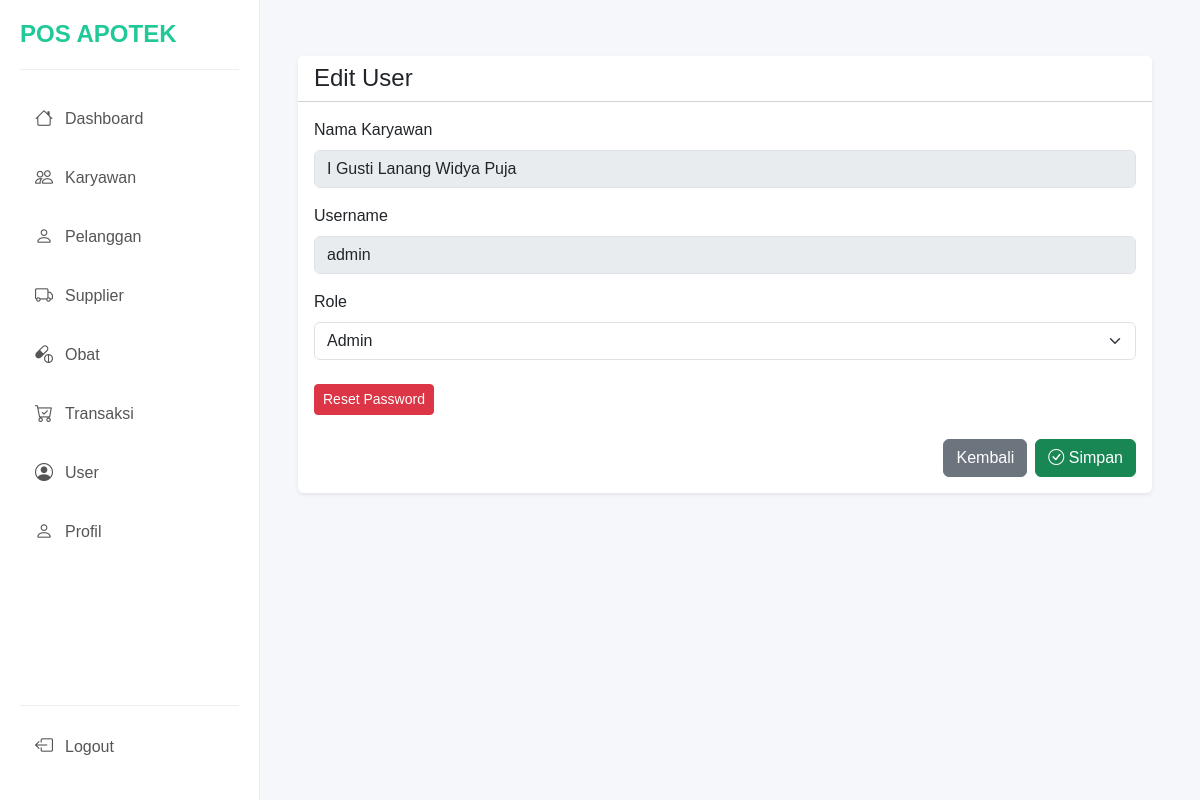
Screenshot of /page/dashboard.php?page=edit_user&username=admin (signed in) with the database file from the repository.
### tables this page shows
CREATE TABLE `user` (
  `username` varchar(55) NOT NULL,
  `password` varchar(65) NOT NULL,
  `role` varchar(20) NOT NULL,
  `id_karyawan` char(8) NOT NULL
);

CREATE TABLE `karyawan` (
  `id_karyawan` char(8) NOT NULL,
  `nama_karyawan` varchar(55) NOT NULL,
  `email` varchar(55) NOT NULL,
  `no_telepon` varchar(15) NOT NULL,
  `alamat` varchar(55) NOT NULL
);

### config/Database.php (called while the page is built, shortened)
<?php
class Database {
    private $conn;
    private function connect() {
        $host = "localhost";
        $user = "root";
        $pass = "";
        $db   = "pos_apotek";
        $this->conn = new mysqli($host, $user, $pass, $db);
    }
    public function getConnection() {
        return $this->conn;
    }
}
?>

### class/user.php (called while the page is built, shortened)
<?php
require_once '../config/Database.php';
class User {
    private $table = "user";
    private $conn;
    public function __construct() {
        $this->db = new Database();
        $this->conn = $this->db->getConnection();
    }
    public function getUserByUsername($username) {
        $query = "SELECT * FROM $this->table INNER JOIN karyawan USING (id_karyawan) WHERE username = ?";
        $stmt = $this->conn->prepare($query);
        $stmt->bind_param("s", $username);
        $stmt->execute();
        $result = $stmt->get_result();
        return $result->fetch_assoc();
    }
}
?>

### page/user/edit_user.php (the view, shortened to what this page needs)
<?php
require_once '../class/user.php';
$user = new User();
$dataUser = $user->getUserByUsername($_GET['username']);
?>
<div class="container-fluid p-4">
    <div class="card shadow-sm border-0">
        <div class="card-header bg-white">
            <h4 class="mb-0">Edit User</h4>
        </div>
        <div class="card-body">
            <form action="dashboard.php?page=edit_user&username=<?= $dataUser['username'] ?>" method="POST">
                <div class="mb-3">
                    <label class="form-label">Nama Karyawan</label>
                    <input type="text" name="nama_karyawan" class="form-control" placeholder="Masukkan Nama Karyawan"
                        required disabled value="<?php echo $dataUser['nama_karyawan']; ?>">
                </div>
                <div class="mb-3">
                    <label class="form-label">Username</label>
                    <input type="text" name="username" class="form-control" placeholder="Masukkan Username" required
                        disabled value="<?php echo $dataUser['username']; ?>">
                </div>
                <div class="mb-4">
                    <label class="form-label">Role</label>
                    <select name="role" class="form-select" required>
                        <option value="Admin" <?php if ($dataUser['role'] == 'Admin') { echo 'selected'; } ?>>Admin
                        </option>
                    </select>
                </div>
                <div class='mb-4'>
                    <a onclick="showConfirm('warning','Peringatan!','Apakah kamu yakin ingin mereset password?','?page=edit_user&reset_password&username=<?= $dataUser['username']; ?>')"
                        class="btn btn-danger btn-sm"> Reset Password
                    </a>
                </div>
                <div class="d-flex justify-content-end gap-2">
                    <a href="?page=user" class="btn btn-secondary">
                        Kembali
                    </a>
                    <button type="submit" name="edit_user" class="btn btn-success">
                        <i class="bi bi-check-circle"></i> Simpan
                    </button>
                </div>
            </form>
        </div>
    </div>
</div>

### css/style.css (style rules this page uses)
body { background:#f5f7fb; margin:0; font-family:Arial, Helvetica, sans-serif; }
a { text-decoration: none; color: black; }

### rows the page displays
user: nama_karyawan "I Gusti Lanang Widya Puja", username "admin", role "Admin"
